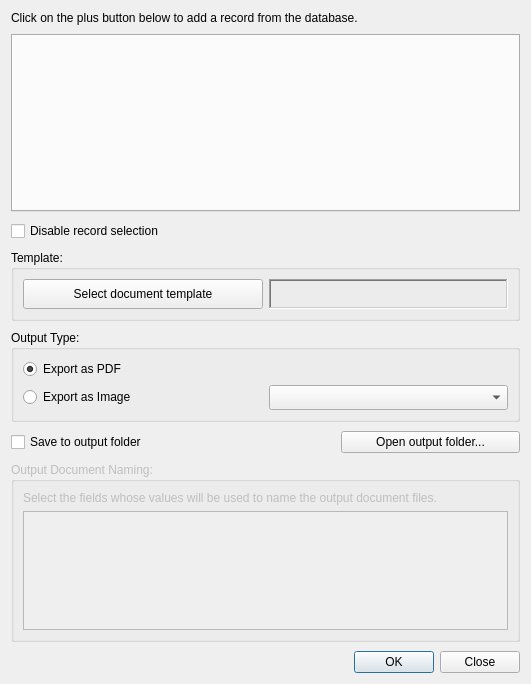
<?xml version="1.0" encoding="UTF-8"?>
<ui version="4.0">
 <class>DocumentGeneratorDialog</class>
 <widget class="QDialog" name="DocumentGeneratorDialog">
  <property name="geometry">
   <rect>
    <x>0</x>
    <y>0</y>
    <width>531</width>
    <height>684</height>
   </rect>
  </property>
  <property name="windowTitle">
   <string>Document Generator</string>
  </property>
  <layout class="QGridLayout" name="gridLayout">
   <property name="verticalSpacing">
    <number>9</number>
   </property>
   <item row="5" column="0">
    <widget class="QGroupBox" name="groupBox_2">
     <property name="minimumSize">
      <size>
       <width>0</width>
       <height>80</height>
      </size>
     </property>
     <property name="title">
      <string>Output Type:</string>
     </property>
     <layout class="QHBoxLayout" name="horizontalLayout_2">
      <item>
       <layout class="QGridLayout" name="gridLayout_4">
        <property name="bottomMargin">
         <number>0</number>
        </property>
        <item row="1" column="1">
         <widget class="QComboBox" name="cboImageType">
          <property name="minimumSize">
           <size>
            <width>0</width>
            <height>25</height>
           </size>
          </property>
         </widget>
        </item>
        <item row="1" column="0">
         <widget class="QRadioButton" name="rbExpImage">
          <property name="text">
           <string>Export as Image</string>
          </property>
          <property name="checked">
           <bool>false</bool>
          </property>
         </widget>
        </item>
        <item row="0" column="0">
         <widget class="QRadioButton" name="rbExpPDF">
          <property name="text">
           <string>Export as PDF</string>
          </property>
          <property name="checked">
           <bool>true</bool>
          </property>
         </widget>
        </item>
       </layout>
      </item>
     </layout>
    </widget>
   </item>
   <item row="8" column="0">
    <widget class="QGroupBox" name="gbDocNaming">
     <property name="enabled">
      <bool>false</bool>
     </property>
     <property name="maximumSize">
      <size>
       <width>16777215</width>
       <height>180</height>
      </size>
     </property>
     <property name="title">
      <string>Output Document Naming:</string>
     </property>
     <layout class="QGridLayout" name="gridLayout_3">
      <item row="1" column="0">
       <widget class="ModelAtrributesView" name="lstDocNaming">
        <property name="editTriggers">
         <set>QAbstractItemView::NoEditTriggers</set>
        </property>
       </widget>
      </item>
      <item row="0" column="0">
       <widget class="QLabel" name="label_2">
        <property name="text">
         <string>Select the fields whose values will be used to name the output document files.</string>
        </property>
       </widget>
      </item>
     </layout>
    </widget>
   </item>
   <item row="2" column="0">
    <widget class="QTabWidget" name="tabWidget">
     <property name="minimumSize">
      <size>
       <width>0</width>
       <height>140</height>
      </size>
     </property>
     <property name="currentIndex">
      <number>-1</number>
     </property>
    </widget>
   </item>
   <item row="3" column="0">
    <widget class="QCheckBox" name="chk_template_datasource">
     <property name="text">
      <string>Disable record selection</string>
     </property>
    </widget>
   </item>
   <item row="0" column="0">
    <layout class="QVBoxLayout" name="vlNotification"/>
   </item>
   <item row="10" column="0">
    <widget class="QDialogButtonBox" name="buttonBox">
     <property name="orientation">
      <enum>Qt::Horizontal</enum>
     </property>
     <property name="standardButtons">
      <set>QDialogButtonBox::Close|QDialogButtonBox::Ok</set>
     </property>
    </widget>
   </item>
   <item row="1" column="0">
    <widget class="QLabel" name="label">
     <property name="maximumSize">
      <size>
       <width>16777215</width>
       <height>25</height>
      </size>
     </property>
     <property name="text">
      <string>&lt;html&gt;&lt;head/&gt;&lt;body&gt;&lt;p&gt;Click on the plus button below to add a record from the database.&lt;/p&gt;&lt;/body&gt;&lt;/html&gt;</string>
     </property>
     <property name="wordWrap">
      <bool>true</bool>
     </property>
    </widget>
   </item>
   <item row="4" column="0">
    <widget class="QGroupBox" name="groupBox">
     <property name="minimumSize">
      <size>
       <width>0</width>
       <height>0</height>
      </size>
     </property>
     <property name="maximumSize">
      <size>
       <width>16777215</width>
       <height>16777215</height>
      </size>
     </property>
     <property name="title">
      <string>Template:</string>
     </property>
     <layout class="QGridLayout" name="gridLayout_2">
      <item row="0" column="0" colspan="2">
       <widget class="QPushButton" name="btnSelectTemplate">
        <property name="minimumSize">
         <size>
          <width>0</width>
          <height>30</height>
         </size>
        </property>
        <property name="text">
         <string>Select document template</string>
        </property>
       </widget>
      </item>
      <item row="0" column="2" colspan="2">
       <widget class="QLabel" name="lblTemplateName">
        <property name="minimumSize">
         <size>
          <width>0</width>
          <height>25</height>
         </size>
        </property>
        <property name="frameShape">
         <enum>QFrame::WinPanel</enum>
        </property>
        <property name="frameShadow">
         <enum>QFrame::Sunken</enum>
        </property>
        <property name="text">
         <string/>
        </property>
        <property name="textFormat">
         <enum>Qt::PlainText</enum>
        </property>
       </widget>
      </item>
     </layout>
    </widget>
   </item>
   <item row="6" column="0">
    <layout class="QHBoxLayout" name="horizontalLayout">
     <item>
      <widget class="QCheckBox" name="chkUseOutputFolder">
       <property name="text">
        <string>Save to output folder</string>
       </property>
      </widget>
     </item>
     <item>
      <spacer name="horizontalSpacer">
       <property name="orientation">
        <enum>Qt::Horizontal</enum>
       </property>
       <property name="sizeType">
        <enum>QSizePolicy::Fixed</enum>
       </property>
       <property name="sizeHint" stdset="0">
        <size>
         <width>150</width>
         <height>20</height>
        </size>
       </property>
      </spacer>
     </item>
     <item>
      <widget class="QPushButton" name="btnShowOutputFolder">
       <property name="text">
        <string>Open output folder...</string>
       </property>
      </widget>
     </item>
    </layout>
   </item>
  </layout>
 </widget>
 <customwidgets>
  <customwidget>
   <class>ModelAtrributesView</class>
   <extends>QListView</extends>
   <header>stdm.ui.customcontrols.model_attributes_view</header>
  </customwidget>
 </customwidgets>
 <connections>
  <connection>
   <sender>buttonBox</sender>
   <signal>rejected()</signal>
   <receiver>DocumentGeneratorDialog</receiver>
   <slot>reject()</slot>
   <hints>
    <hint type="sourcelabel">
     <x>316</x>
     <y>260</y>
    </hint>
    <hint type="destinationlabel">
     <x>286</x>
     <y>274</y>
    </hint>
   </hints>
  </connection>
 </connections>
</ui>
